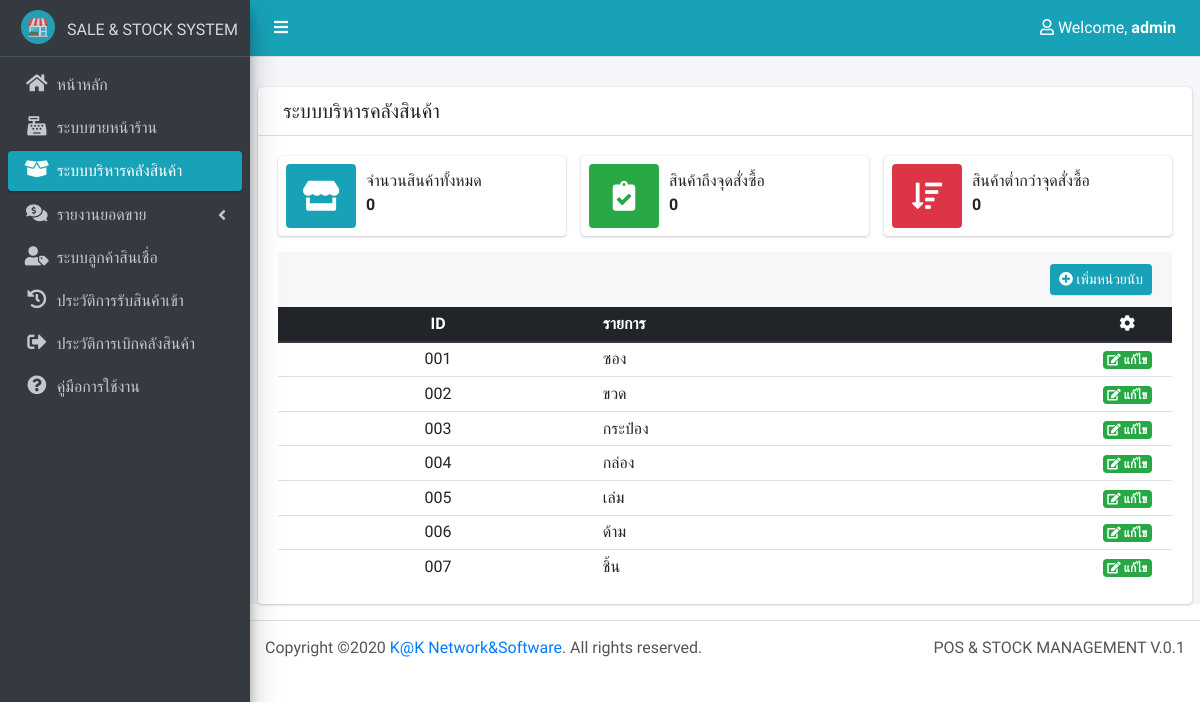
Page /?menu=setUnit (signed in) on the earlier database version.
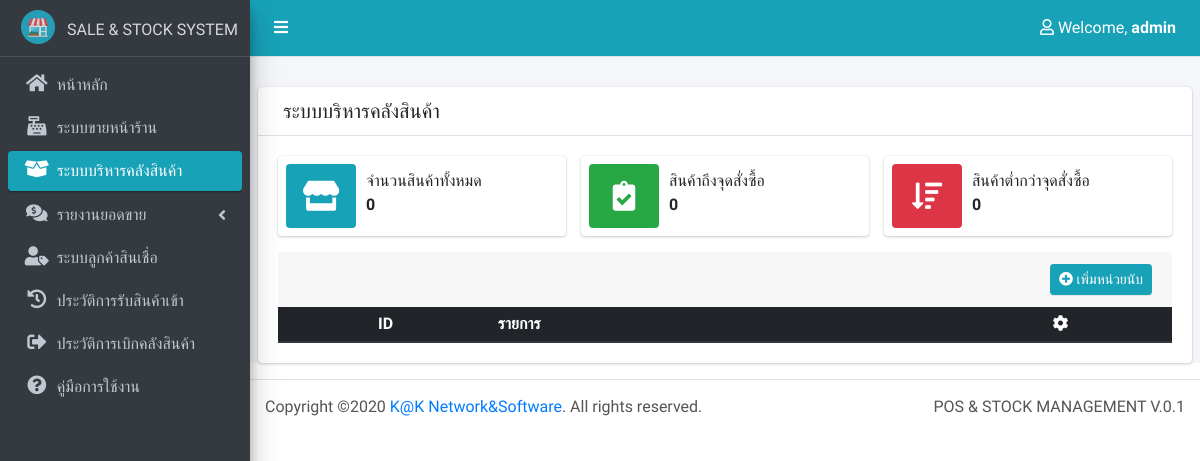
Same page on the later database version.
### tables this page shows
CREATE TABLE `tb_employee` (
  `emp_id` int(3) NOT NULL,
  `emp_name` varchar(50) DEFAULT NULL,
  `emp_pass` text DEFAULT NULL
);

CREATE TABLE `tb_item_unit` (
  `unit_id` int(3) UNSIGNED ZEROFILL NOT NULL,
  `unit_name` varchar(255) DEFAULT NULL
);

### class/data.class.php (called while the page is built, shortened)
<?php
Class pos {
    public function getUser($id){
        $sql = "SELECT *
                FROM tb_employee
                WHERE tb_employee.emp_id = '{$id}'";
        global $mysqli;
        $res = $mysqli->query($sql);
        $data = $res->fetch_assoc();
    return $data;
    }
    public function countItem(){
        $sql = "SELECT COUNT(*) AS num
                FROM tb_item";
        global $mysqli;
        $res = $mysqli->query($sql);
        $data = $res->fetch_assoc();
    return $data;
    }
    public function countOrderPoint(){
        $sql = "SELECT COUNT(*) AS num
                FROM tb_item
                WHERE item_balance <= item_orderpoint";
        global $mysqli;
        $res = $mysqli->query($sql);
        $data = $res->fetch_assoc();
    return $data;
    }
    public function countLowOrderPoint(){
        $sql = "SELECT COUNT(*) AS num
                FROM tb_item
                WHERE item_balance < item_orderpoint";
        global $mysqli;
        $res = $mysqli->query($sql);
        $data = $res->fetch_assoc();
    return $data;
    }
    public function getUnit(){
        $sql = "SELECT *
                FROM tb_item_unit";
        global $mysqli; $obj = array();
        $res = $mysqli->query($sql);
        while($data = $res->fetch_assoc()) {
            $obj[] = $data;
        }
    return $obj;
    }
}
?>

### menu/stock/unit.php (the view, shortened to what this page needs)
<?php $unit = $fnc->getUnit(); $count_item = $fnc->countItem(); $count_order = $fnc->countOrderPoint(); $count_low = $fnc->countLowOrderPoint();?>
<section class="content-header"></section>
<section class="content">
    <div class="card">
        <div class="card-header">
            <h3 class="card-title"><i class="fa fa-b ox-open"></i> ระบบบริหารคลังสินค้า</h3>
        </div>
        <div class="card-body">
            <div class="row">
                <div class="col-md-4 col-sm-6 col-12">
                    <div class="info-box">
                        <span class="info-box-icon bg-info"><i class="fa fa-store"></i></span>
                        <div class="info-box-content">
                            <span class="info-box-text">จำนวนสินค้าทั้งหมด</span>
                            <span class="info-box-number"><?=$count_item['num']?></span>
                        </div>
                    </div>
                </div>
                <div class="col-md-4 col-sm-6 col-12">
                    <div class="info-box">
                        <span class="info-box-icon bg-success"><i class="fa fa-clipboard-check"></i></span>
                        <div class="info-box-content">
                            <span class="info-box-text">สินค้าถึงจุดสั่งซื้อ</span>
                            <span class="info-box-number"><?=$count_order['num']?></span>
                        </div>
                    </div>
                </div>
                <div class="col-md-4 col-sm-6 col-12">
                    <div class="info-box">
                        <span class="info-box-icon bg-danger"><i class="fa fa-sort-amount-down"></i></span>
                        <div class="info-box-content">
                            <span class="info-box-text">สินค้าต่ำกว่าจุดสั่งซื้อ</span>
                            <span class="info-box-number"><?=$count_low['num']?></span>
                        </div>
                    </div>
                </div>
            </div>
            <div class="card-footer">
                <div class="text-right">
                    <button class="btn btn-info btn-sm" data-toggle="modal" data-target="#addItem">
                        <i class="fa fa-plus-circle"></i> เพิ่มหน่วยนับ
                    </button>
                </div>
            </div>
            <table id="itemData" class="table table-sm table-hover compact" width="100%">
                <thead class="thead-dark">
                    <tr>
                        <th class="text-center">ID</th>
                        <th class="">รายการ</th>
                        <th class="text-center"><i class="fa fa-cog"></i></th>
                    </tr>
                </thead>
                <tbody>
                    <?php foreach ($unit as $it){ ?>
                    <tr>
                        <td class="text-center"><?=$it['unit_id']?></td>
                        <td class=""><?=$it['unit_name']?></td>
                        <td class="text-center" width="10%">
                            <a href="#" class="ajaxUnit badge badge-success" data-target="#editItem" data-toggle="modal"
                                data-id="<?=$it['item_id']?>">
                                <i class="fa fa-edit"></i> แก้ไข
                            </a>
                        </td>
                    </tr>
                    <?php } ?>
                </tbody>
            </table>
        </div>
    </div>
</section>

### index.php (shortened to what this page needs)
<?php
include ('config/database.php');
include ('class/data.class.php');
$fnc = new pos();
$empSession = $fnc->getUser($_SESSION['user']);
?>
<!DOCTYPE html>
<html lang="en">
<head>
    <link rel="stylesheet" href="https://use.fontawesome.com/releases/v5.7.2/css/all.css">
    <link rel="stylesheet" href="dist/css/adminlte.css">
    <link rel="stylesheet" href="plugins/icheck-bootstrap/icheck-bootstrap.min.css">
    <link href='plugin/fullcalendar/packages/core/main.css' rel='stylesheet' />
    <link href='plugin/fullcalendar/packages/daygrid/main.css' rel='stylesheet' />
    <link href='plugin/fullcalendar/packages/timegrid/main.css' rel='stylesheet' />
    <link href='plugin/fullcalendar/packages/list/main.css' rel='stylesheet' />
    <link rel="stylesheet" href="plugin/autocomplete/autocomplete.css">
    <link rel="stylesheet" type="text/css" href="plugin/datatable/jquery.dataTables.css">
    <link rel="stylesheet" href="plugin/datepicker/jquery.datetimepicker.css">
</head>
<body class="hold-transition sidebar-mini">
    <div class="wrapper">
        <?php
            include ('template/nav.php');
            include ('template/sidebar.php');
            ?>
        <div class="content-wrapper">
            <?php if ($menu=='setUnit'){ include ('menu/stock/unit.php'); }?>
        </div>
        <?php include ('template/footer.php'); ?>
    </div>
</body>
</html>

### template/nav.php (shortened to what this page needs)
<nav class="main-header navbar navbar-expand border-bottom navbar-dark bg-info">
    <ul class="navbar-nav">
        <li class="nav-item">
            <a class="nav-link" data-widget="pushmenu" href="#"><i class="fa fa-bars"></i></a>
        </li>
    </ul>
    <ul class="navbar-nav ml-auto">
        <li class="nav-item dropdown">
            <a class="nav-link" data-toggle="dropdown" href="#">
                <i class="far fa-user"></i>
                <span>Welcome, <b><?=$empSession['emp_name']?></b></span>
            </a>
        </li>
    </ul>
</nav>

### template/sidebar.php (shortened to what this page needs)
<?php
	$menu = $_GET['menu'];
    if($menu=='stock' || $menu=='setUnit' || $menu=='setGroup'){$ac_stock='active';}
?>
<aside class="main-sidebar elevation-4 sidebar-dark-info">
    <a href="?" class="brand-link text-center">
        <img src="img/shop.png" class="brand-image" style="opacity: .8">
        <small class="brand-text font-weight-light">SALE & STOCK SYSTEM</small>
    </a>
    <div class="sidebar">
        <nav class="mt-2">
            <ul class="nav nav-pills nav-sidebar flex-column" data-widget="treeview" role="menu" data-accordion="false">
                <li class="nav-item">
                    <a href="?" class="nav-link <?=$ac_main?>">
                        <i class="nav-icon fa fa-home"></i>
                        <p>หน้าหลัก</p>
                    </a>
                </li>
                <li class="nav-item">
                    <a href="?menu=sale" class="nav-link <?=$ac_sale?>">
                        <i class="nav-icon fa fa-cash-register"></i>
                        <p>ระบบขายหน้าร้าน</p>
                    </a>
                </li>
                <li class="nav-item">
                    <a href="?menu=stock" class="nav-link <?=$ac_stock?>">
                        <i class="nav-icon fa fa-box-open"></i>
                        <p>ระบบบริหารคลังสินค้า</p>
                    </a>
                </li>
                <li class="nav-item has-treeview <?=$box?>">
                    <a href="#" class="nav-link <?=$ac_report?>">
                        <i class="nav-icon fas fa-comments-dollar"></i>
                        <p>รายงานยอดขาย<i class="right fas fa-angle-left"></i></p>
                    </a>
                </li>
                <li class="nav-item">
                    <a href="?menu=credit" class="nav-link <?=$ac_credit?>">
                        <i class="nav-icon fa fa-user-tag"></i>
                        <p>ระบบลูกค้าสินเชื่อ</p>
                    </a>
                </li>
                <li class="nav-item">
                    <a href="?menu=history" class="nav-link <?=$ac_history?>">
                        <i class="nav-icon fa fa-history"></i>
                        <p>ประวัติการรับสินค้าเข้า</p>
                    </a>
                </li>
                <li class="nav-item">
                    <a href="?menu=shared" class="nav-link <?=$ac_shared?>">
                        <i class="nav-icon fa fa-sign-out-alt"></i>
                        <p>ประวัติการเบิกคลังสินค้า</p>
                    </a>
                </li>
                <li class="nav-item">
                    <a href="#" class="nav-link">
                        <i class="nav-icon fa fa-question-circle"></i>
                        <p>คู่มือการใช้งาน</p>
                    </a>
                </li>
            </ul>
        </nav>
    </div>
</aside>

### template/footer.php
<footer class="main-footer">
    <div class="float-right d-none d-sm-inline">
        POS & STOCK MANAGEMENT V.0.1
    </div>
    <span>Copyright &copy;<?=date("Y")?>
        <a href="#" target="_blank">K@K Network&Software</a>.
    </span> All rights reserved.
</footer>

Differences in the rows shown:
removed tb_item_unit: unit_id "001", unit_name "ซอง"
removed tb_item_unit: unit_id "002", unit_name "ขวด"
removed tb_item_unit: unit_id "003", unit_name "กระป๋อง"
removed tb_item_unit: unit_id "004", unit_name "กล่อง"
removed tb_item_unit: unit_id "005", unit_name "เล่ม"
removed tb_item_unit: unit_id "006", unit_name "ด้าม"
removed tb_item_unit: unit_id "007", unit_name "ชิ้น"
